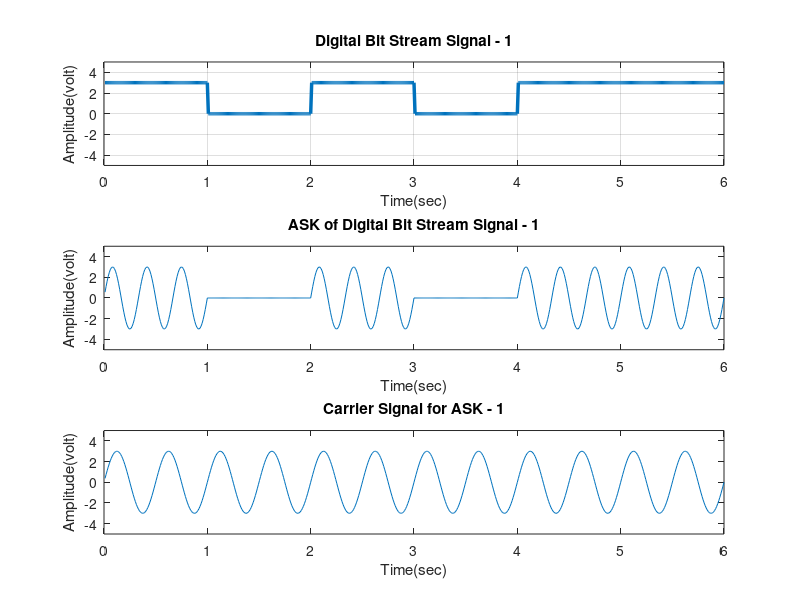
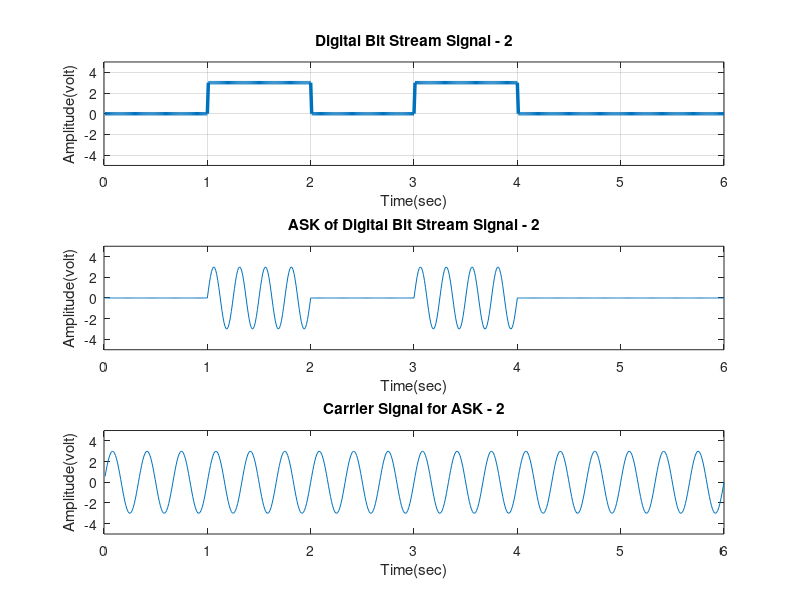
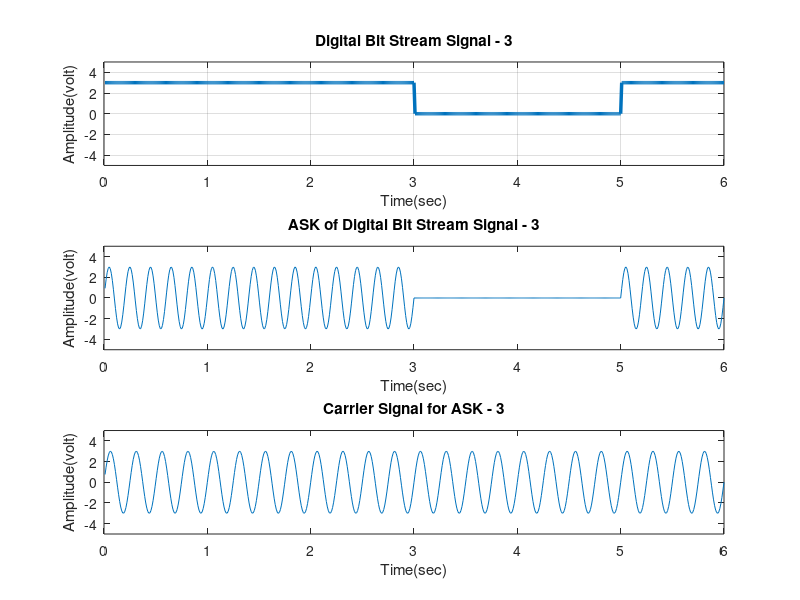
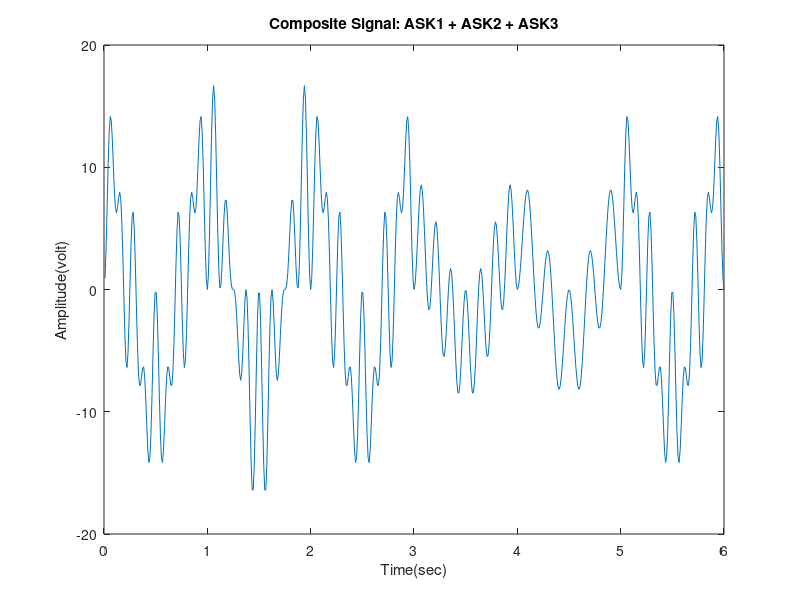

Write the MATLAB code that produced these figures, in order.
clc
clear all
close all

% digital bit stream
x1 = [1 0 1 0 1 1];
x2 = [0 1 0 1 0 0];
x3 = [1 1 1 0 0 1];

bit1 = []; 
bp1 = 1; 
for n=1:1:length(x1)
    if x1(n) == 1;
        se = 3*ones(1,100);
    else
        x1(n) == 0;
        se = zeros(1,100);
    end
    bit1 = [bit1 se];
end

tb1 = bp1/100:bp1/100:100*length(x1)*(bp1/100);

figure
subplot(3,1,1);
plot(tb1, bit1,'lineWidth',2.5);
grid on;
axis([-0 6 -5 5]);
ylabel('Amplitude(volt)');
xlabel('Time(sec)');
title('Digital Bit Stream Signal - 1');


Am1 = 3;
A = 0;
brm1 = 1/bp1; 
fm1 = brm1*3; 
tm1 = bp1/99:bp1/99:bp1; 
ask1 = [];
for i=1:1:length(x1)
    if (x1(i)==1)
        y = Am1*sin(2*pi*fm1*tm1);
    else
        y = A*sin(2*pi*fm1*tm1);
    end
    ask1 = [ask1 y];
end
% plotting ask1
tmp1 = bp1/99:bp1/99:bp1*length(x1);
subplot(3,1,2);
plot(tmp1, ask1);
axis([-0 6 -5 5]);
xlabel('Time(sec)');
ylabel('Amplitude(volt)');
title('ASK of Digital Bit Stream Signal - 1');



Ac1 = 3;
brc1 = 1/bp1; 
fc1 = brc1*101;
tc1 = bp1/99:bp1/99:bp1; 
c1=[];
for i=1:1:length(x1)
    if (x1(i)==1)
        y = Ac1*sin(2*pi*fc1*tc1);
    else
        y = Ac1*sin(2*pi*fc1*tc1);
    end
    c1 = [c1 y];
end

tcp1 = bp1/99:bp1/99:bp1*length(x1);
subplot(3,1,3);
plot(tcp1, c1);
axis([-0 6 -5 5]);
xlabel('Time(sec)');
ylabel('Amplitude(volt)');
title('Carrier Signal for ASK - 1');













bit2 = []; 
bp2 = 1; 
for n=1:1:length(x2)
    if x2(n) == 1;
        se = 3*ones(1,100);
    else
        x2(n) == 0;
        se = zeros(1,100);
    end
    bit2 = [bit2 se];
end

tb2 = bp2/100:bp2/100:100*length(x2)*(bp2/100);

figure
subplot(3,1,1);
plot(tb2, bit2,'lineWidth',2.5);
grid on;
axis([-0 6 -5 5]);;
xlabel('Time(sec)');
ylabel('Amplitude(volt)');
title('Digital Bit Stream Signal - 2');

Am2 = 3;
A = 0;
brm2 = 1/bp2; 
fm2 = brm2*4; 
tm2 = bp2/99:bp2/99:bp2; 
ask2 = [];
for i=1:1:length(x2)
    if (x2(i)==1)
        y = Am2*sin(2*pi*fm2*tm2);
    else
        y = A*sin(2*pi*fm2*tm2);
    end
    ask2 = [ask2 y];
end
% plotting ask2
tmp2 = bp2/99:bp2/99:bp2*length(x2);
subplot(3,1,2);
plot(tmp2, ask2);
axis([-0 6 -5 5]);
xlabel('Time(sec)');
ylabel('Amplitude(volt)');
title('ASK of Digital Bit Stream Signal - 2');

% carrier for ask2
Ac2 = 3; 
brc2 = 1/bp2; 
fc2 = brc2*102;
tc2 = bp2/99:bp2/99:bp2; 
c2 = [];
for i=1:1:length(x2)
    if (x2(i)==1)
        y = Ac2*sin(2*pi*fc2*tc2);
    else
        y = Ac2*sin(2*pi*fc2*tc2);
    end
    c2 = [c2 y];
end
% plotting carrier for ask - 2
tcp2 = bp2/99:bp2/99:bp2*length(x2);
subplot(3,1,3);
plot(tcp2, c2);
axis([-0 6 -5 5]);
xlabel('Time(sec)');
ylabel('Amplitude(volt)');
title('Carrier Signal for ASK - 2');















% third Signal
bit3 = []; 
bp3 = 1; 
for n=1:1:length(x3)
    if x3(n) == 1;
        se = 3*ones(1,100);
    else
        x3(n) == 0;
        se = zeros(1,100);
    end
    bit3 = [bit3 se];
end

tb3 = bp3/100:bp3/100:100*length(x1)*(bp3/100);

figure
subplot(3,1,1);
plot(tb3, bit3,'lineWidth',2.5);
grid on;
axis([-0 6 -5 5]);
xlabel('Time(sec)');
ylabel('Amplitude(volt)');
title('Digital Bit Stream Signal - 3');


Am3 = 3; 
A = 0;
brm3 = 1/bp3; 
fm3 = brm3*5;
tm3 = bp3/99:bp3/99:bp3; 
ask3 = [];
for i=1:1:length(x3)
    if (x3(i)==1)
        y = Am3*sin(2*pi*fm3*tm3);
    else
        y = A*sin(2*pi*fm3*tm3);
    end
    ask3 = [ask3 y];
end
% plotting ask - 3
tmp3 = bp3/99:bp3/99:bp3*length(x3);
subplot(3,1,2);
plot(tmp3, ask3);
axis([-0 6 -5 5]);
xlabel('Time(sec)');
ylabel('Amplitude(volt)');
title('ASK of Digital Bit Stream Signal - 3');


Ac3 = 3; 
brc3 = 1/bp3; 
fc3 = brc3*103;
tc3 = bp3/99:bp3/99:bp3; 
c3 = [];
for i=1:1:length(x3)
    if (x3(i)==1)
        y = Ac3*sin(2*pi*fc3*tc3);
    else
        y = Ac3*sin(2*pi*fc3*tc3);
    end
    c3 = [c3 y];
end
% plotting carrier for ask - 3
tcp3 = bp3/99:bp3/99:bp3*length(x3);
subplot(3,1,3);
plot(tcp3, c3);
axis([-0 6 -5 5]);
xlabel('Time(sec)');
ylabel('Amplitude(volt)');
title('Carrier Signal for ASK - 3');

% plotting composite signal of ask1, ask2, ask3
tcomp = bp3/99:bp3/99:bp3*length(x3);
comp_sig = (ask1).*c1+(ask2).*c2+(ask3).*c3;
figure
plot(tcomp, comp_sig);
axis([0 6 -20 20]);
xlabel('Time(sec)');
ylabel('Amplitude(volt)');
title('Composite Signal: ASK1 + ASK2 + ASK3');




fs = 594; %Sampling Frequency
trec = bp3/99:bp3/99:bp3*length(x3); %Generating Time axis

%% Passing the Composite Signal Through Bandpass Filter
% Normalize cutoff frequencies
fc1_norm = (fc1 - fm1 - 3) / (fs/2);
fh1_norm = (fc1 + fm1 + 3) / (fs/2);
[num1, den1] = butter(5, [fc1_norm fh1_norm]); % Design filter for signal 1

fc2_norm = (fc2 - fm2 - 3) / (fs/2);
fh2_norm = (fc2 + fm2 + 3) / (fs/2);
[num2, den2] = butter(5, [fc2_norm fh2_norm]); % Design filter for signal 2

fc3_norm = (fc3 - fm3 - 3) / (fs/2);
fh3_norm = (fc3 + fm3 + 3) / (fs/2);
[num3, den3] = butter(5, [fc3_norm fh3_norm]); % Design filter for signal 3

% Filter the composite signal (assuming comp_sig is defined)
bpf1 = filter(num1, den1, comp_sig);
bpf2 = filter(num2, den2, comp_sig);
bpf3 = filter(num3, den3, comp_sig);

% Demodulation (assuming Am1, Am2, Am3 are defined)
z1 = 2*bpf1 .* c1;
z2 = 2*bpf2 .* c2;
z3 = 2*bpf3 .* c3;

% Normalize cutoff frequencies for demodulation filters
fm1_norm = (fm1 + 3) / (fs/2);
[num5, den5] = butter(5, fm1_norm);
rec1 = filter(num5, den5, z1);

fm2_norm = (fm2 + 3) / (fs/2);
[num6, den6] = butter(5, fm2_norm);
rec2 = filter(num6, den6, z2);

fm3_norm = (fm3 + 3) / (fs/2);
[num7, den7] = butter(5, fm3_norm);
rec3 = filter(num7, den7, z3);

%% Plotting the Received Signals in Time-Domain and Frequency Domain

figure
subplot(4,1,1)
plot(trec, rec1)
axis([-0 6 -0.000001 0.000001]);
xlabel('time')
ylabel('amplitude')
title('received signal 1 in time domain')


subplot(4,1,2)
plot(trec,rec2)
xlabel('time')
ylabel('amplitude')
title('received signal 2 in time domain')


subplot(4,1,3)
plot(trec,rec3)

xlabel('time')
ylabel('amplitude')
title('received signal 3 in time domain')

